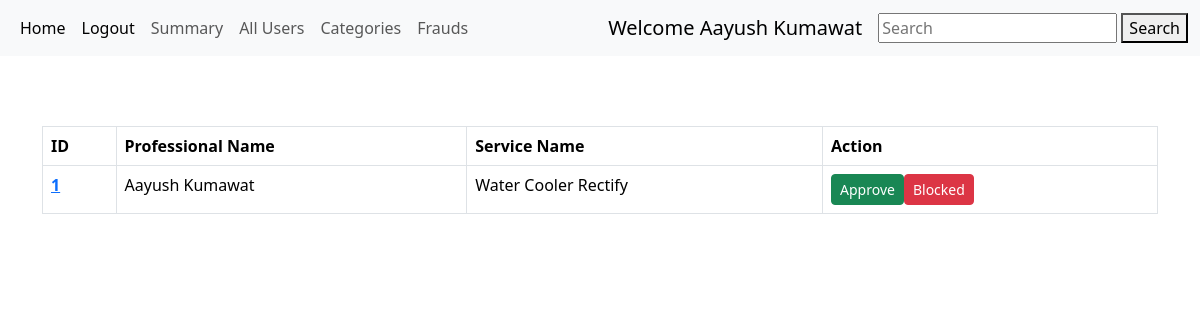
Page /admin/Aayush Kumawat/show/all_professionals on the earlier database version.
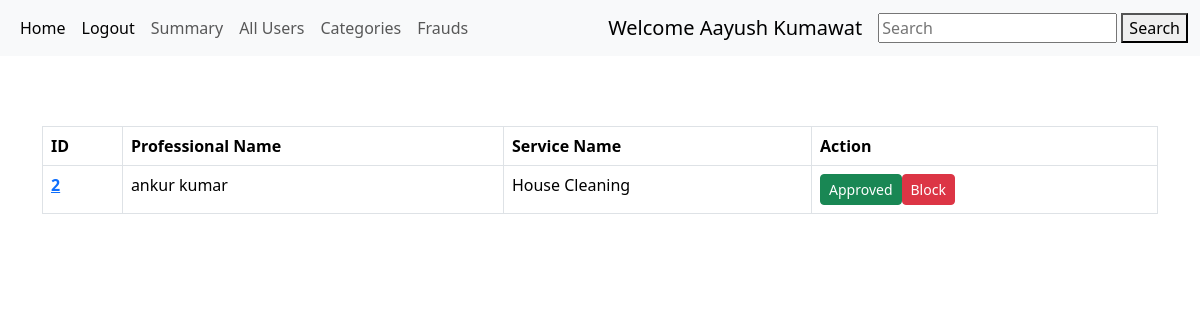
Same page on the later database version.
### models.py (models this page shows)
class Professional(db.Model):
    id = db.Column(db.Integer, primary_key=True)
    email = db.Column(db.String(32), unique=True,nullable=False)
    name = db.Column(db.String(64), nullable=False)
    password = db.Column(db.String(256), nullable=False)
    description = db.Column(db.String(256), nullable=False)
    category = db.Column(db.String(256),db.ForeignKey('category.id'), nullable=False )  #category is cid consider
    s_id = db.Column(db.String(256),db.ForeignKey('services.id'), nullable=False )
    address = db.Column(db.String(64), nullable=False)
    experience = db.Column(db.String(64), nullable=False)
    pincode = db.Column(db.Integer , nullable=False)
    rating = db.Column(db.String(10), default = 'New Professional')
    status = db.Column(db.Integer , nullable=False)
    running = db.relationship("Running", backref = 'professional',cascade = "all,delete",lazy = True)

class Services(db.Model):
    id = db.Column(db.Integer, primary_key=True)
    c_id = db.Column(db.Integer, db.ForeignKey('category.id'),nullable=False)    #category fk
    name = db.Column(db.String(64), nullable=False)
    base_price = db.Column(db.Integer , nullable=False)
    description = db.Column(db.String(64), nullable=False)
    professional = db.relationship("Professional", backref = 'services',cascade = "all,delete",lazy = True)
    running = db.relationship("Running", backref = 'services',cascade = "all,delete",lazy = True)

### routes.py (the view)
@app.route('/admin/<user>/show/all_professionals')
def show_all_professionals(user):
    user = user
    professionals = Professional.query.all()
    return render_template('all_professionals.html',professionals = professionals,user=user)

### templates/all_professionals.html (shortened to what this page needs)
{% extends 'layout.html' %}
{% block content %}
<div style="margin-top: 70px;">
<table class="table table-bordered">
  <thead>
    <tr>
      <th scope="col">ID</th>
      <th scope="col">Professional Name</th>
      <th scope="col">Service Name</th>
      <th scope="col">Action</th>
    </tr>
  </thead>
  <tbody>
{% for professional in professionals %}
{% if professional.status == 0 %}
<tr>
  <th scope="row"><a href="/admin/{{user}}/{{professional.id}}/details">{{professional.id}}</a></th>
  <td>{{professional.name}}</td>
  <td>{{professional.services.name}}</td>
  <td><a href="/admin/professional/manage/{{professional.id}}/{{user}}/Approve" type="button" class="btn btn-success btn-sm">Approve</a><a href="/admin/professional/manage/{{professional.id}}/{{user}}/Block" type="button" class="btn btn-danger btn-sm"> Block</a></td>
</tr>
{% elif professional.status == 1 %}
<tr>
  <th scope="row"><a href="/admin/{{user}}/{{professional.id}}/details">{{professional.id}}</a></th>
  <td>{{professional.name}}</td>
  <td>{{professional.services.name}}</td>
  <td><a href="#" type="button" class="btn btn-success btn-sm">Approved</a><a href="/admin/professional/manage/{{professional.id}}/{{user}}/Block" type="button" class="btn btn-danger btn-sm"> Block</a></td>
</tr>
{% else %}
<tr>
  <th scope="row"><a href="/admin/{{user}}/{{professional.id}}/details">{{professional.id}}</a></th>
  <td>{{professional.name}}</td>
  <td>{{professional.services.name}}</td>
  <td><a href="/admin/professional/manage/{{professional.id}}/{{user}}/Approve" type="button" class="btn btn-success btn-sm">Approve</a><a href="#" type="button" class="btn btn-danger btn-sm"> Blocked</a></td>
</tr>
{% endif %}
{% endfor %}
  </tbody>
</table>
</div>
{% endblock %}

### templates/navbar.html
{% block content %}
<nav class="navbar navbar-expand-lg bg-body-tertiary">
  <div class="container-fluid">
    <div class="collapse navbar-collapse" id="navbarSupportedContent">
      <ul class="navbar-nav me-auto mb-2 mb-lg-0">
        <li class="nav-item">
          <a class="nav-link active" aria-current="page" href="/admin/{{user}}">Home</a>
        </li>
        <li class="nav-item">
          <a class="nav-link active" aria-current="page" href="/">Logout</a>
        </li>
        <li class="nav-item">
          <a class="nav-link" href="/admin/{{user}}/summary">Summary</a>
        </li>
        <li class="nav-item">
          <a class="nav-link" href="/admin/{{user}}/show/all_customers">All Users</a>
        </li>
        <li class="nav-item">
          <a class="nav-link" href="/admin/{{user}}/show/categories">Categories</a>
        </li>
        <li class="nav-item">
          <a class="nav-link" href="/admin/{{user}}/show/frauds">Frauds</a>
        </li>
      </ul>
      <a class="navbar-brand" href="#">Welcome {{user}}</a>
    </div>
    <form action="/search/{{user}}" class="form-inline my-2 my-lg-0" method="POST">
      <input class="mr-sm-2" type="search" name="search_txt" placeholder="Search">
      <button type="submit">Search</button>
    </form>
  </div>
</nav>
{% endblock %}

Differences in the rows shown:
removed Professional: name "Aayush Kumawat", id "1", services.name "Water Cooler Rectify"
added Professional: id "2", name "ankur kumar", services.name "House Cleaning"
Other differences:
{{ user }}: (not shown) → "Aayush Kumawat"
